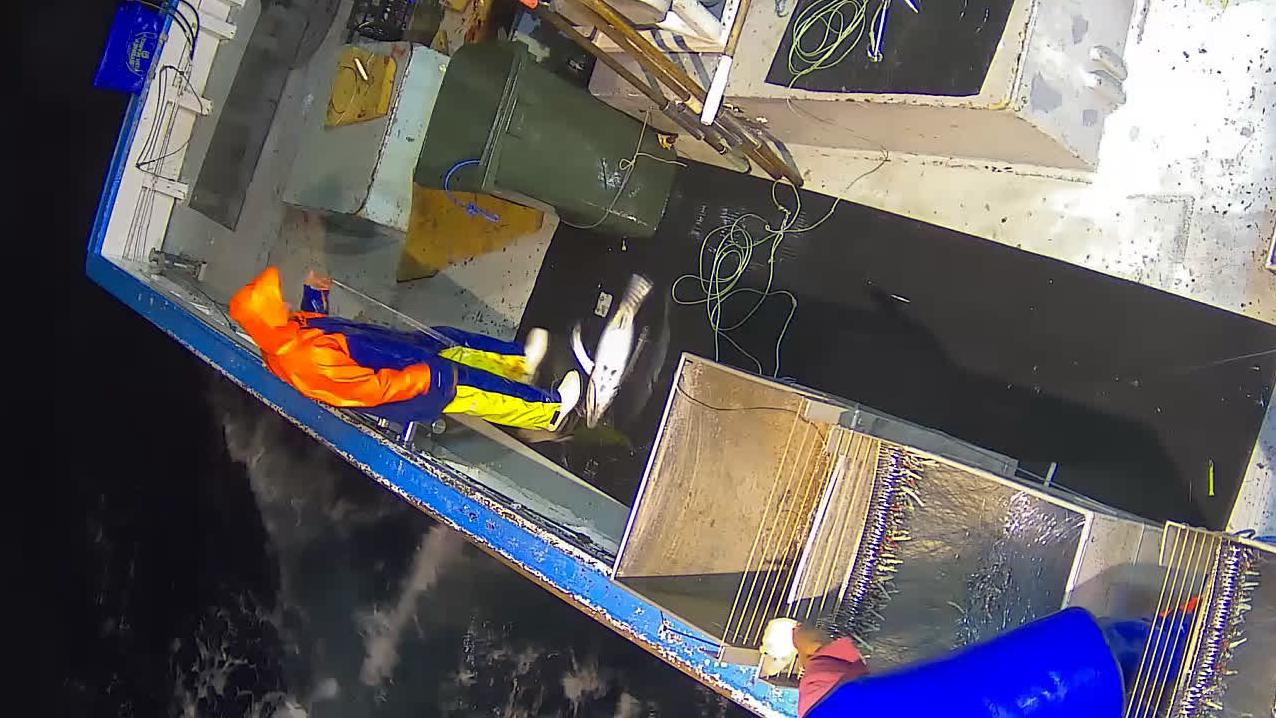
#> input picture FishDetectionFolder/train/train/ALB_ORIG/img_00300.jpg, 1276 x 718 px; its folder holds 2 pictures in this run
$ python Mirror.py train/train/ALB_ORIG   (Python 2 division)   (older library calls are emulated)
#> lines starting #> are read from the running program, lines starting #| are printed output that depends on the picture
import os, sys
from scipy import misc
from os import listdir
from os.path import isfile, join

# This function can be used by the terminal: python mirror.py '/path/of/images'
# It will create a subfolder with mirrored images

# The following is the function that performs the triple mirroring and save outputs into a folder_destination
def mirrorImg(image_file,folder_destination):
#> called with image_file = 'img_00300.jpg', folder_destination = './mirrored'
    image = misc.imread(image_file)
#> image is the input picture: shape (718, 1276, 3); mean R, G, B 98.1, 93.8, 95.6
    im_mir2=image[:,::-1,:]#np.fliplr(image)
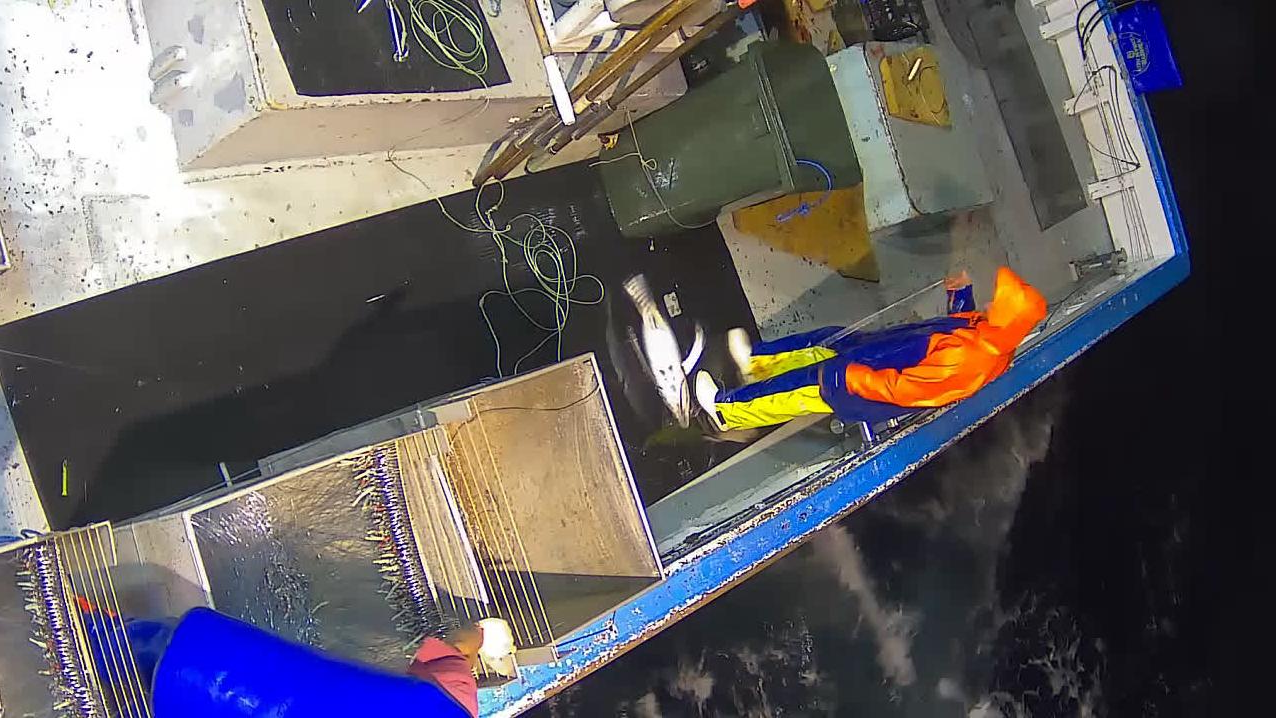
#> im_mir2: shape (718, 1276, 3); mean R, G, B 98.1, 93.8, 95.6
    im_mir3=im_mir2[::-1,:,:]#np.flipud(im_mir2)
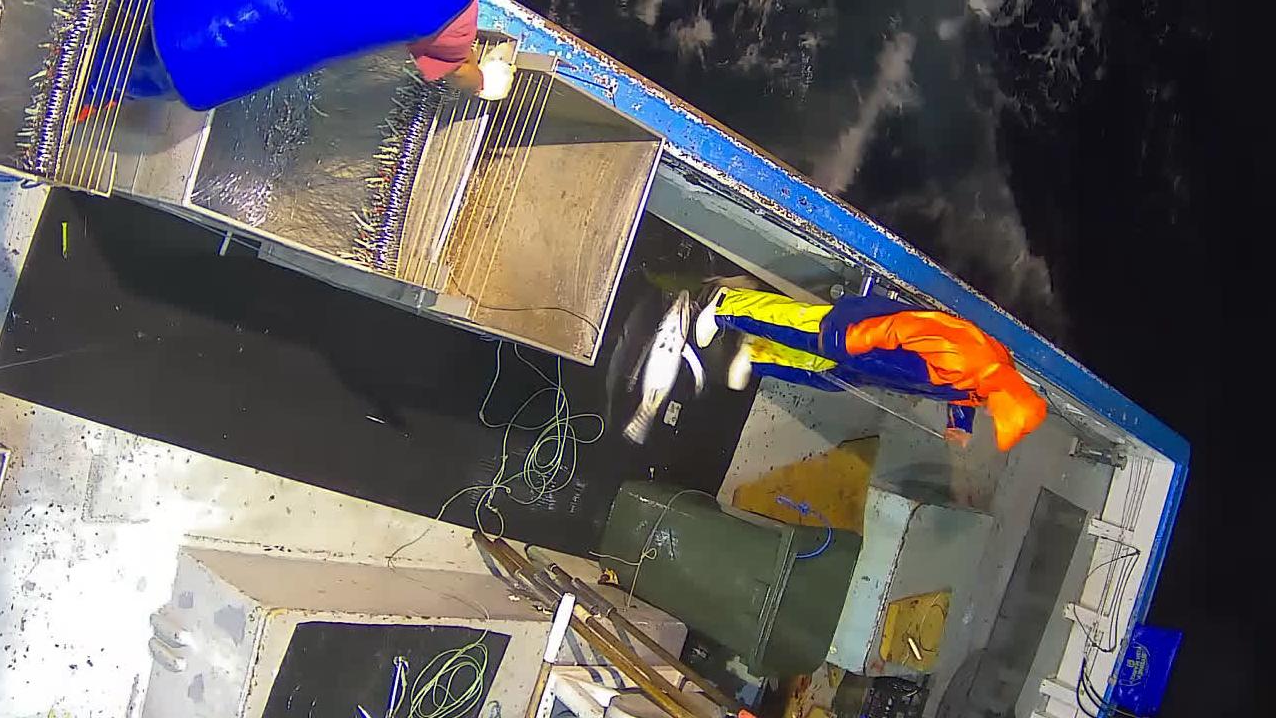
#> im_mir3: shape (718, 1276, 3); mean R, G, B 98.1, 93.8, 95.6
    im_mir4=im_mir3[:,::-1,:]#np.fliplr(im_mir3)
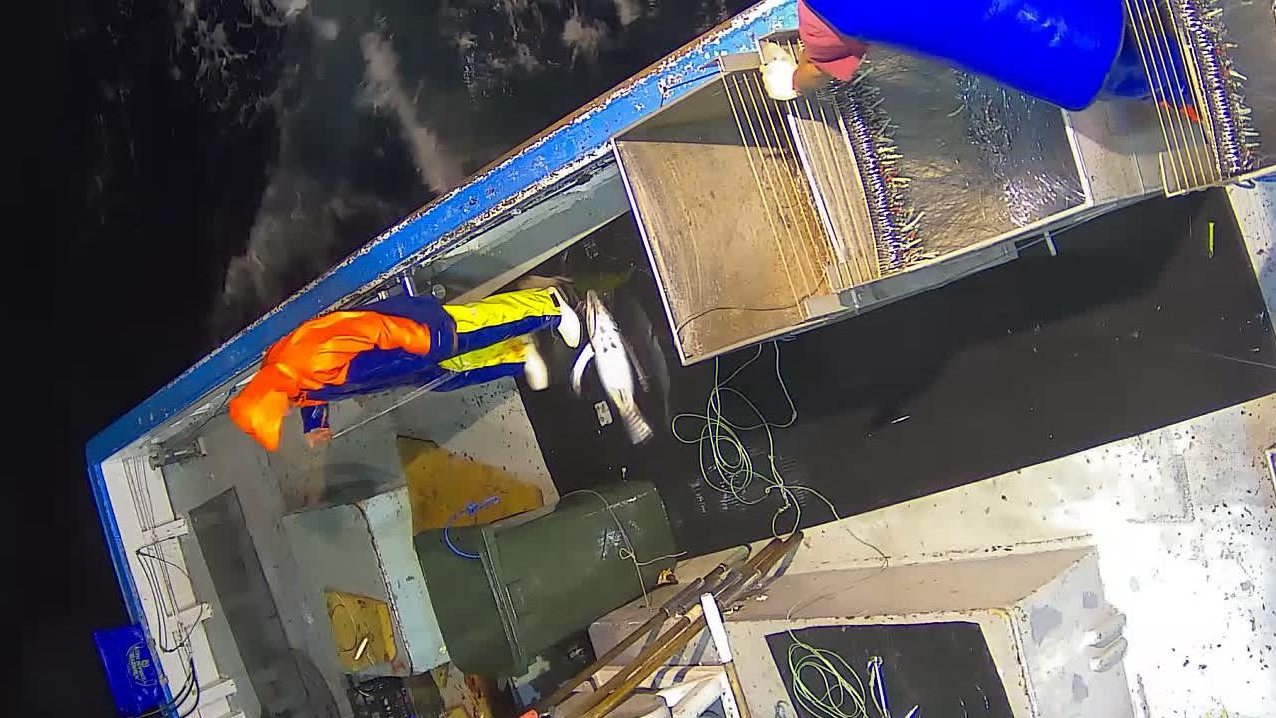
#> im_mir4: shape (718, 1276, 3); mean R, G, B 98.1, 93.8, 95.6
    misc.imsave(join(folder_destination, os.path.basename(image_file)[0:-4]+'_mir2.jpg'),im_mir2)
    misc.imsave(join(folder_destination, os.path.basename(image_file)[0:-4]+'_mir3.jpg'),im_mir3)
    misc.imsave(join(folder_destination, os.path.basename(image_file)[0:-4]+'_mir4.jpg'),im_mir4)
    print 'image ' + image_file + ' has been mirrored (three times)\n'

if __name__ == '__main__':
    mypath = sys.argv[1]
    ### The current path is set to "mypath" as the current location and create, if it does not already exist, the "mirrored" subfolder
    os.chdir(mypath)
    try:
        os.mkdir('mirrored')
    except:
        pass
    # List all the files within mypath (we are assuming just .jpg files are contained)
    onlyfiles = [f for f in listdir(mypath) if isfile(join(mypath, f))]
    # The function is applied to all the images within "mypath" and saved in the "mirrored" subfolder
    for f in onlyfiles:
        mirrorImg(f, './mirrored')
#> pass 2 of the loop `for f in onlyfiles:`:
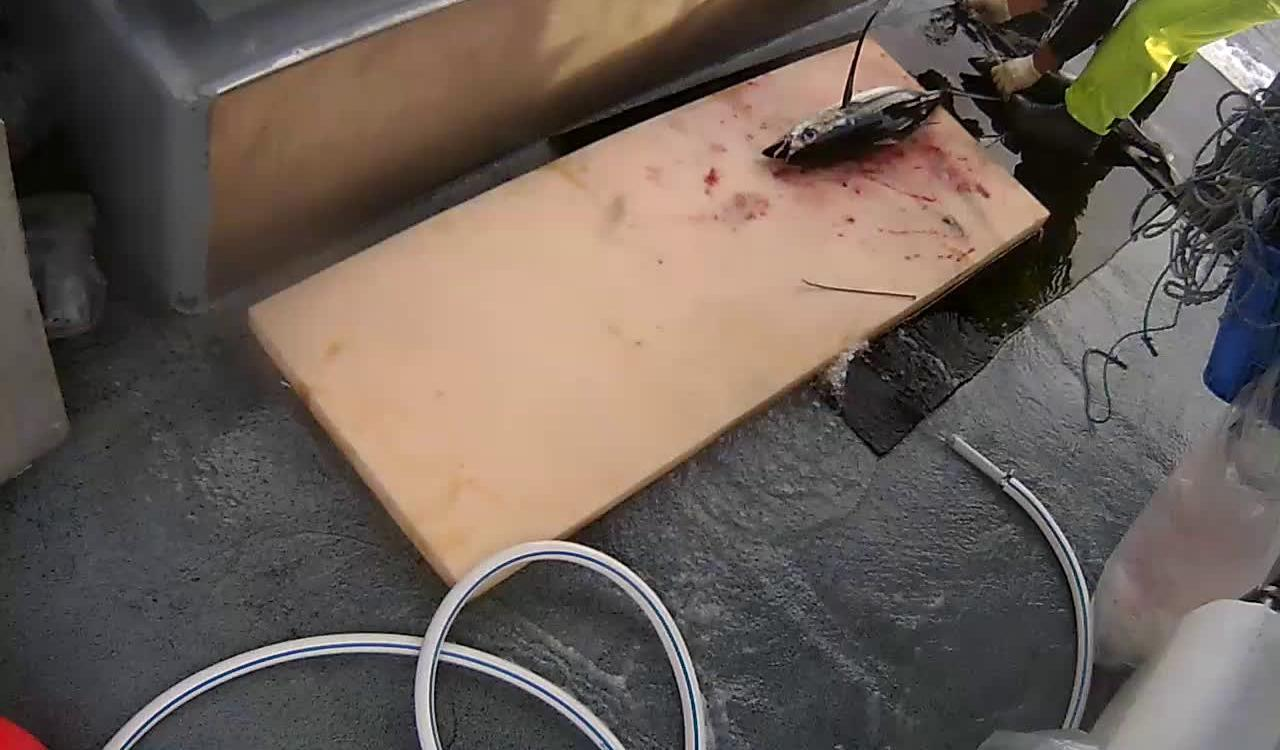
#> input picture FishDetectionFolder/train/train/ALB_ORIG/img_00327.jpg, 1280 x 750 px
#> in mirrorImg, image is the input picture: shape (750, 1280, 3); mean R, G, B 105.3, 94.1, 86.3
#> im_mir2: shape (750, 1280, 3)
#> in mirrorImg (call 2), `im_mir3=im_mir2[::-1,:,:]#np.flipud(im_mir2)`:
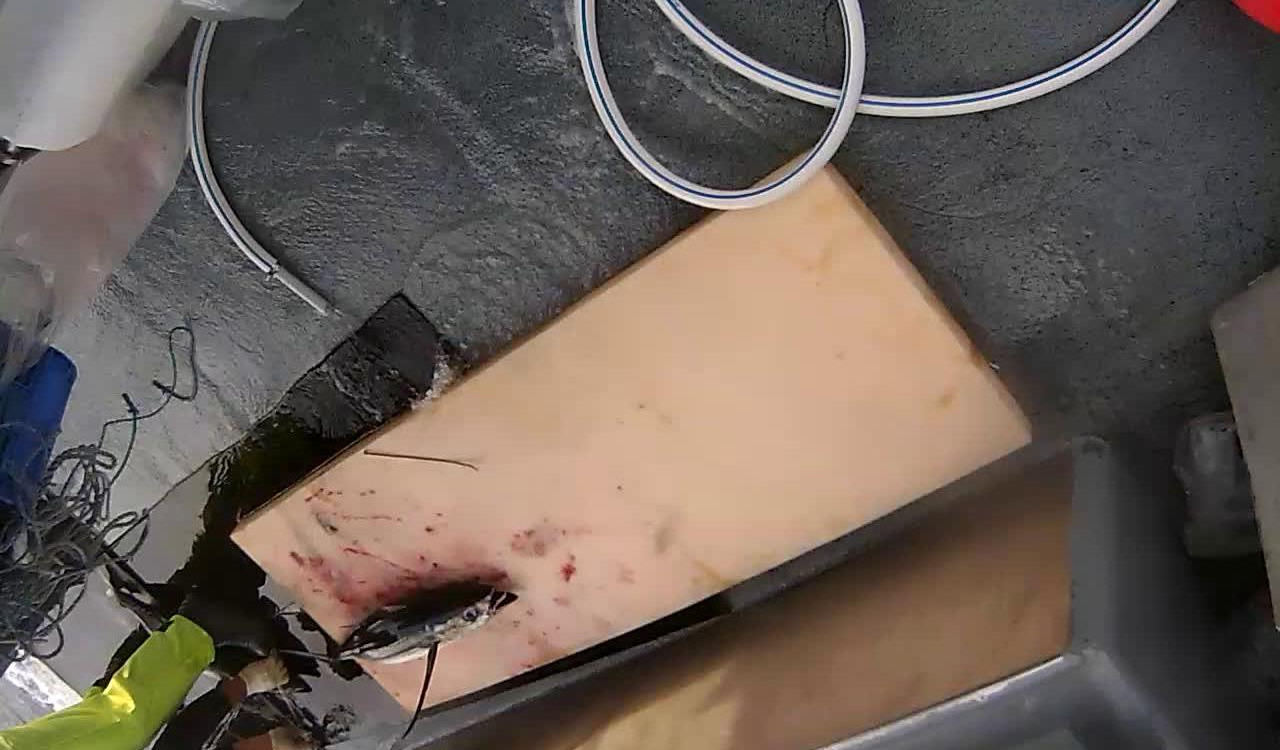
#> im_mir3: shape (750, 1280, 3); mean R, G, B 105.3, 94.1, 86.3
#> in mirrorImg (call 2), `im_mir4=im_mir3[:,::-1,:]#np.fliplr(im_mir3)`:
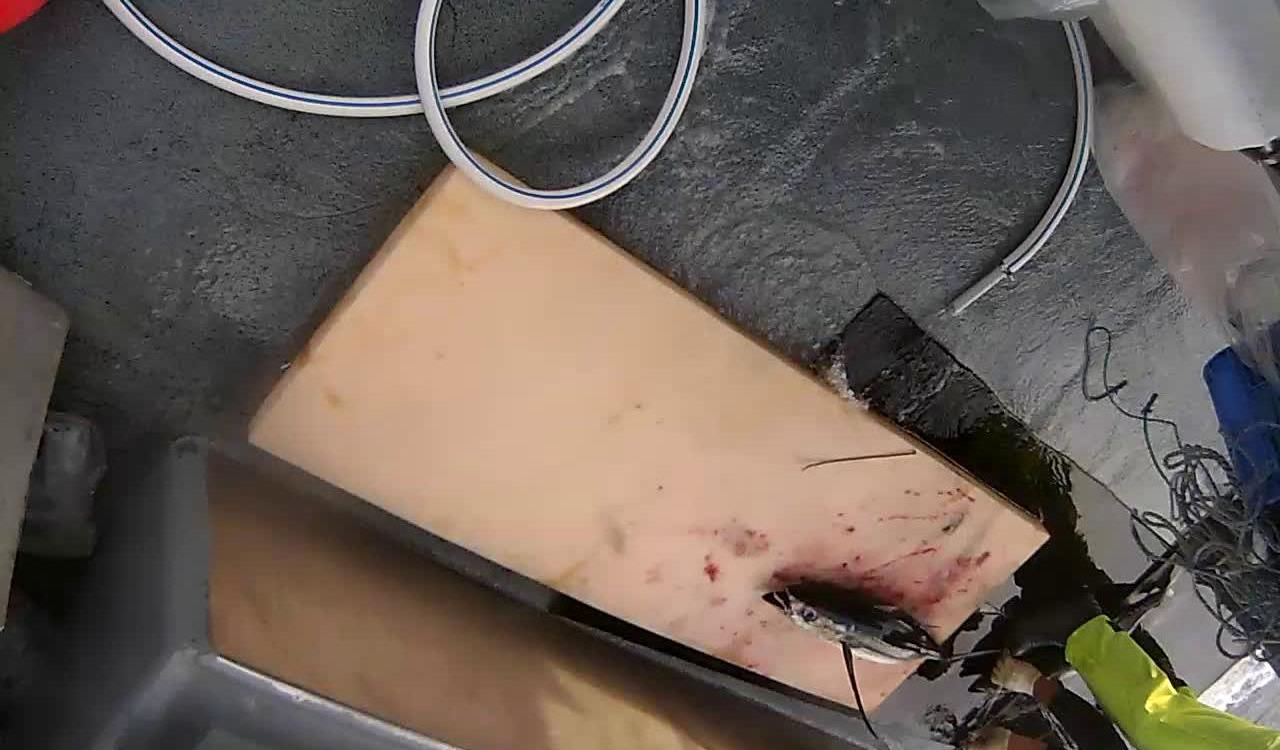
#> im_mir4: shape (750, 1280, 3); mean R, G, B 105.3, 94.1, 86.3
